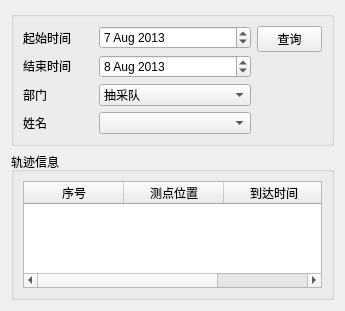
<?xml version="1.0" encoding="UTF-8"?>
<ui version="4.0">
 <class>PeopleTraceWidget</class>
 <widget class="QWidget" name="PeopleTraceWidget">
  <property name="geometry">
   <rect>
    <x>0</x>
    <y>0</y>
    <width>345</width>
    <height>311</height>
   </rect>
  </property>
  <property name="minimumSize">
   <size>
    <width>345</width>
    <height>311</height>
   </size>
  </property>
  <property name="maximumSize">
   <size>
    <width>345</width>
    <height>311</height>
   </size>
  </property>
  <property name="windowTitle">
   <string>历史轨迹查询</string>
  </property>
  <layout class="QGridLayout" name="gridLayout_3">
   <item row="0" column="0">
    <layout class="QVBoxLayout" name="verticalLayout_4">
     <item>
      <widget class="QGroupBox" name="groupBox">
       <property name="title">
        <string/>
       </property>
       <layout class="QGridLayout" name="gridLayout_2">
        <item row="0" column="0">
         <layout class="QHBoxLayout" name="horizontalLayout">
          <item>
           <layout class="QVBoxLayout" name="verticalLayout">
            <item>
             <widget class="QLabel" name="label">
              <property name="maximumSize">
               <size>
                <width>70</width>
                <height>16777215</height>
               </size>
              </property>
              <property name="text">
               <string>起始时间</string>
              </property>
             </widget>
            </item>
            <item>
             <widget class="QLabel" name="label_2">
              <property name="maximumSize">
               <size>
                <width>70</width>
                <height>16777215</height>
               </size>
              </property>
              <property name="text">
               <string>结束时间</string>
              </property>
             </widget>
            </item>
            <item>
             <widget class="QLabel" name="label_3">
              <property name="maximumSize">
               <size>
                <width>70</width>
                <height>16777215</height>
               </size>
              </property>
              <property name="text">
               <string>部门</string>
              </property>
             </widget>
            </item>
            <item>
             <widget class="QLabel" name="label_4">
              <property name="maximumSize">
               <size>
                <width>70</width>
                <height>16777215</height>
               </size>
              </property>
              <property name="text">
               <string>姓名</string>
              </property>
             </widget>
            </item>
           </layout>
          </item>
          <item>
           <layout class="QVBoxLayout" name="verticalLayout_2">
            <item>
             <widget class="QDateEdit" name="dateEditStart">
              <property name="date">
               <date>
                <year>2013</year>
                <month>8</month>
                <day>7</day>
               </date>
              </property>
             </widget>
            </item>
            <item>
             <widget class="QDateEdit" name="dateEditEnd">
              <property name="date">
               <date>
                <year>2013</year>
                <month>8</month>
                <day>8</day>
               </date>
              </property>
             </widget>
            </item>
            <item>
             <widget class="QComboBox" name="departmentCbb">
              <property name="minimumSize">
               <size>
                <width>120</width>
                <height>0</height>
               </size>
              </property>
              <item>
               <property name="text">
                <string>抽采队</string>
               </property>
              </item>
              <item>
               <property name="text">
                <string>机采二队</string>
               </property>
              </item>
              <item>
               <property name="text">
                <string>开拓一队</string>
               </property>
              </item>
              <item>
               <property name="text">
                <string>通修二队</string>
               </property>
              </item>
              <item>
               <property name="text">
                <string>安全生产管理人员</string>
               </property>
              </item>
              <item>
               <property name="text">
                <string>救护</string>
               </property>
              </item>
              <item>
               <property name="text">
                <string>预测班</string>
               </property>
              </item>
              <item>
               <property name="text">
                <string>掘一队</string>
               </property>
              </item>
              <item>
               <property name="text">
                <string>来宾</string>
               </property>
              </item>
              <item>
               <property name="text">
                <string>采五队</string>
               </property>
              </item>
              <item>
               <property name="text">
                <string>通修一队</string>
               </property>
              </item>
              <item>
               <property name="text">
                <string>开拓二队</string>
               </property>
              </item>
              <item>
               <property name="text">
                <string>掘三队</string>
               </property>
              </item>
              <item>
               <property name="text">
                <string>通修三队</string>
               </property>
              </item>
              <item>
               <property name="text">
                <string>开拓三队</string>
               </property>
              </item>
              <item>
               <property name="text">
                <string>公司领导</string>
               </property>
              </item>
              <item>
               <property name="text">
                <string>机采一队</string>
               </property>
              </item>
              <item>
               <property name="text">
                <string>皮带运输队</string>
               </property>
              </item>
              <item>
               <property name="text">
                <string>运输队</string>
               </property>
              </item>
              <item>
               <property name="text">
                <string>瓦检</string>
               </property>
              </item>
              <item>
               <property name="text">
                <string>掘二队</string>
               </property>
              </item>
              <item>
               <property name="text">
                <string>机电队</string>
               </property>
              </item>
              <item>
               <property name="text">
                <string>综采队</string>
               </property>
              </item>
             </widget>
            </item>
            <item>
             <widget class="QComboBox" name="nameCbb"/>
            </item>
           </layout>
          </item>
          <item>
           <layout class="QVBoxLayout" name="verticalLayout_3">
            <item>
             <widget class="QPushButton" name="showBtn">
              <property name="maximumSize">
               <size>
                <width>65</width>
                <height>16777215</height>
               </size>
              </property>
              <property name="text">
               <string>查询</string>
              </property>
             </widget>
            </item>
            <item>
             <spacer name="verticalSpacer">
              <property name="orientation">
               <enum>Qt::Vertical</enum>
              </property>
              <property name="sizeHint" stdset="0">
               <size>
                <width>20</width>
                <height>40</height>
               </size>
              </property>
             </spacer>
            </item>
           </layout>
          </item>
         </layout>
        </item>
       </layout>
      </widget>
     </item>
     <item>
      <widget class="QGroupBox" name="groupBox_2">
       <property name="title">
        <string>轨迹信息</string>
       </property>
       <layout class="QGridLayout" name="gridLayout">
        <item row="0" column="0">
         <widget class="QTableWidget" name="traceTable">
          <attribute name="verticalHeaderVisible">
           <bool>false</bool>
          </attribute>
          <column>
           <property name="text">
            <string>序号</string>
           </property>
          </column>
          <column>
           <property name="text">
            <string>测点位置</string>
           </property>
          </column>
          <column>
           <property name="text">
            <string>到达时间</string>
           </property>
          </column>
         </widget>
        </item>
       </layout>
      </widget>
     </item>
    </layout>
   </item>
  </layout>
 </widget>
 <tabstops>
  <tabstop>dateEditStart</tabstop>
  <tabstop>dateEditEnd</tabstop>
  <tabstop>departmentCbb</tabstop>
  <tabstop>nameCbb</tabstop>
  <tabstop>showBtn</tabstop>
  <tabstop>traceTable</tabstop>
 </tabstops>
 <resources/>
 <connections/>
 <slots>
  <slot>slotDepartmentChanged(QString)</slot>
 </slots>
</ui>
